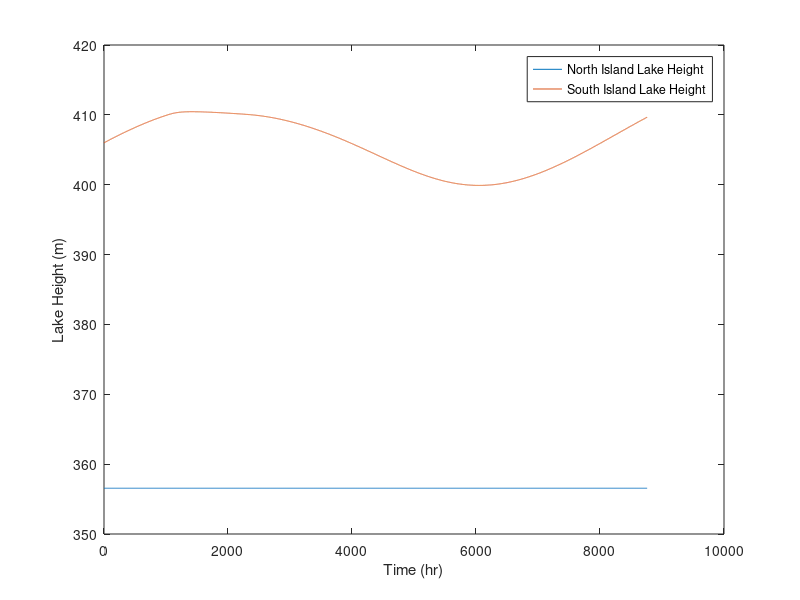
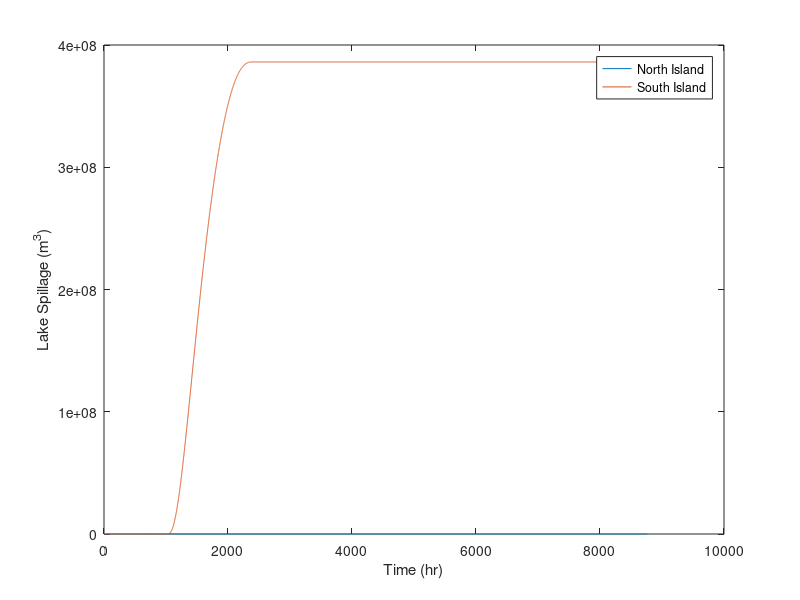

Source code (MATLAB) for these figures, in order:
% EMTH 171, Case Study 2
% Task 3, Scenario 4 (Own investigation)
% Mass and Energy Balances Applied to Electricity Generation
% Eulers Method
% Logan Lee 

clear
clc
close all

% *************************************************************************
% Variables
% *************************************************************************
%------------------------ Global Variables --------------------------------
p = 998; % Density (kg/m^3)   
g = 9.81; % Gravity (m/s^2)
K = 1.55; % A constant (m^1.5/s)
L = 300; % Length of spillway wier (m)
mean = 5000; % Mean of normal distrubution
sd = 1000; % Standard Deviation
P_geo = 1525; % Geothermal Power (MW)
P_w = 4484; % Wind Power (MW)

% Pre allocating Arrays
h_NIArray = zeros(0,8761);
h_SIArray = zeros(0,8761);
dV_NIspillArray = zeros(0,8761);
dV_SIspillArray = zeros(0,8761);
dh_NIArray = zeros(0,8761);
dh_SIArray = zeros(0,8761);

%------------------ North Island Specific Variables -----------------------
A_NI = (620e6)*0.8; % Area of lake North Island (m^2)
h_NIArray(1) = 356.55; % Height of North Island Lake (m)
h_NIgen = 80; % Generator height North Island (m)
P_NIw = P_w/2; % Wind Power in the North Island (MW)
h_NIw = 357.25; % North Island Wier hieght (m)

%------------------ South Island Specific Variables -----------------------
A_SI = (350e6)*0.8; % South Island Lake Area (m^2)
P_SIw = P_w/2; % South Island Wind Power (MW)
h_SIArray(1) = 406; % Height of South Island Lake (m)
h_SIgen = 0; % Height of Generator South Island (m)
h_SIw = 410; % South Island wier height (m)

% *************************************************************************
% Euler's Method
% *************************************************************************
t0 = 0; % Initial time (s)
tf = 8760; % Final time (s)
tArray = t0 : tf; % Time array from initial to final Time
h = 1 * 3600; % Step size, 3600 for unit balancing

% Initialising the arrays for each equation with their inital values 
dV_NIspillArray(1) = 0; 
dV_SIspillArray(1) = 0;
dh_NIArray(1) = 356.55;
dh_SIArray(1) = 406;
 

for n = 2 : length(tArray)
    
    t = tArray(n-1);
    
    % North and South Island power demands
    P_NIdem = 4065 + 1.4e6*normpdf(t, mean, sd);
    P_SIdem = 1940;

    % North and South Island inlet flow Rate
    F_NIin = 345 + 73*sin((2*pi*(t-3624))/8760); 
    F_SIin = 593 - 183*sin((2*pi*(t-2320))/8760); 

    % North Island Flow generation
    F_NIgen = F_NIin;

    % Power Generated by hydro
    P_NIhydro = (0.9*F_NIgen*p*g*(h_NIArray(n-1) - h_NIgen))/1e6;

    % Capacity Factor of wind turbines
    CF = 0.41 + 0.12*sin((2*pi*(t - 5660))/8760);

    % Total Power produced on North Island
    P_NItot = P_NIhydro + P_geo + P_NIw*CF;

    % Electrical power balance for the Islands
    P_HVDC = P_NIdem - P_NItot;

    % The amount of hydro power required for South Island
    P_SIhydro = P_SIdem + P_HVDC - P_SIw*CF;

    % Generating flow rate for South Island
    F_SIgen = ((P_SIhydro*1e6)/(0.9*p*g*(h_SIArray(n-1))));

    % Spillway flow for each lake
    %North Island
    if h_NIArray(n-1) > h_NIw
        F_NIspill = K*L*(h_NIArray(n-1) - h_NIw)^1.5;
    else
        F_NIspill = 0;
    end
    %South Island
    if h_SIArray(n-1) > h_SIw
        F_SIspill = K*L*(h_SIArray(n-1) - h_SIw)^1.5;
    else
        F_SIspill = 0;
    end

    % The differential Equations
    dV_NIspill = F_NIspill; % Spill Volume of the North Island (m^3)
    dV_SIspill = F_SIspill; % Spill Volume of the South Island (m^3)
    dh_NI = (F_NIin - F_NIgen - F_NIspill)/A_NI; % Lake Height of North Island (mm)
    dh_SI = (F_SIin - F_SIgen - F_SIspill)/A_SI; % Lake Height of South Island (mm)
    
    h_NIArray(n) = h_NIArray(n-1) + dh_NI*3600;
    h_SIArray(n) = h_SIArray(n-1) + dh_SI*3600;
    
    dV_NIspillArray(n) = dV_NIspillArray(n-1) + h*dV_NIspill;
    dV_SIspillArray(n) = dV_SIspillArray(n-1) + h*dV_SIspill;
    dh_NIArray(n) = dh_NIArray(n-1) + h*dh_NI;
    dh_SIArray(n) = dh_SIArray(n-1) + h*dh_SI;
end

% Lost money from spillage with optimised wind power
spillValue = ((0.9*p*(max(dV_SIspillArray))*g*(max(h_SIArray)))/ ... 
    (3600*10^6))*100;

% *************************************************************************
% Plotting and printing the data
% *************************************************************************

% Lake heights plot
figure(1)
plot(tArray, dh_NIArray, tArray, dh_SIArray) 
legend("North Island Lake Height", "South Island Lake Height")
xlabel("Time (hr)")
ylabel("Lake Height (m)")

% Lake spillage plot
figure(2)
plot(tArray, dV_NIspillArray, tArray, dV_SIspillArray);
legend("North Island", "South Island")
xlabel("Time (hr)")
ylabel("Lake Spillage (m^3)")

h_NImin = min(h_NIArray); % Minimum height of the North Island lake
h_SImin = min(h_SIArray); % Minimum height of the South Island lake

V_NIspilled = max(dV_NIspillArray); % Volume spilled from North Island
V_SIspilled = max(dV_SIspillArray); % Volume spilled from South Island

h_minFormat = ['The minimum heights for each lake:\n'... 
    ' North Island = %1.3f (m)\n SouthIsland = %2.3f (m)\n'];
fprintf(h_minFormat,h_NImin, h_SImin);
disp(' ');
V_spillFormat = ['The Volume spilled from each lake:\n'... 
    ' North Island = %1.3f (m^3)\n South Island = %2.3f Million (m^3)\n'];
fprintf(V_spillFormat, V_NIspilled, V_SIspilled/1e6);
disp(' ');
fprintf('Amount of money lost from spilt water = $%1.2f Million\n' ...
    , spillValue/1e6);